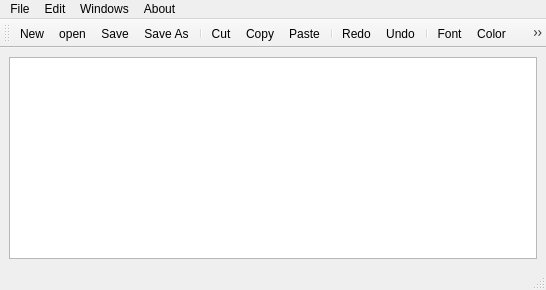
<?xml version="1.0" encoding="UTF-8"?>
<ui version="4.0">
 <class>MainWindow</class>
 <widget class="QMainWindow" name="MainWindow">
  <property name="geometry">
   <rect>
    <x>0</x>
    <y>0</y>
    <width>546</width>
    <height>290</height>
   </rect>
  </property>
  <property name="windowTitle">
   <string>MainWindow</string>
  </property>
  <widget class="QWidget" name="centralwidget">
   <layout class="QHBoxLayout" name="horizontalLayout">
    <item>
     <widget class="QTextEdit" name="textEdit"/>
    </item>
   </layout>
  </widget>
  <widget class="QMenuBar" name="menubar">
   <property name="geometry">
    <rect>
     <x>0</x>
     <y>0</y>
     <width>546</width>
     <height>21</height>
    </rect>
   </property>
   <widget class="QMenu" name="menuFile">
    <property name="title">
     <string>File</string>
    </property>
    <addaction name="separator"/>
    <addaction name="separator"/>
    <addaction name="actionNew"/>
    <addaction name="actionopen"/>
    <addaction name="actionSave"/>
    <addaction name="actionSave_As"/>
    <addaction name="separator"/>
    <addaction name="actionPrint"/>
   </widget>
   <widget class="QMenu" name="menuEdit">
    <property name="title">
     <string>Edit</string>
    </property>
    <addaction name="actionCut"/>
    <addaction name="actionCopy"/>
    <addaction name="separator"/>
    <addaction name="separator"/>
    <addaction name="actionREdo"/>
    <addaction name="separator"/>
    <addaction name="actionUndo"/>
    <addaction name="actionPaste"/>
    <addaction name="separator"/>
    <addaction name="actionFont"/>
    <addaction name="actionColor"/>
    <addaction name="actionAdd_Background_Color"/>
    <addaction name="actionBackGround_Color_Text"/>
    <addaction name="actionClear_Text"/>
   </widget>
   <widget class="QMenu" name="menuAbout">
    <property name="title">
     <string>About</string>
    </property>
    <addaction name="actionAbout_Notepad"/>
   </widget>
   <widget class="QMenu" name="menunew_Window">
    <property name="title">
     <string>Windows</string>
    </property>
    <addaction name="actionnext"/>
   </widget>
   <addaction name="menuFile"/>
   <addaction name="menuEdit"/>
   <addaction name="menunew_Window"/>
   <addaction name="menuAbout"/>
  </widget>
  <widget class="QStatusBar" name="statusbar"/>
  <widget class="QToolBar" name="toolBar">
   <property name="windowTitle">
    <string>toolBar</string>
   </property>
   <attribute name="toolBarArea">
    <enum>TopToolBarArea</enum>
   </attribute>
   <attribute name="toolBarBreak">
    <bool>false</bool>
   </attribute>
   <addaction name="actionNew"/>
   <addaction name="actionopen"/>
   <addaction name="actionSave"/>
   <addaction name="actionSave_As"/>
   <addaction name="separator"/>
   <addaction name="actionCut"/>
   <addaction name="actionCopy"/>
   <addaction name="actionPaste"/>
   <addaction name="separator"/>
   <addaction name="actionREdo"/>
   <addaction name="actionUndo"/>
   <addaction name="separator"/>
   <addaction name="actionFont"/>
   <addaction name="actionColor"/>
   <addaction name="actionAdd_Background_Color"/>
   <addaction name="actionBackGround_Color_Text"/>
   <addaction name="actionPrint"/>
   <addaction name="separator"/>
   <addaction name="actionAbout_Notepad"/>
  </widget>
  <action name="actionNew">
   <property name="icon">
    <iconset resource="resources.qrc">
     <normaloff>:/images/icon/qt images/new file.jpeg</normaloff>:/images/icon/qt images/new file.jpeg</iconset>
   </property>
   <property name="text">
    <string>New</string>
   </property>
  </action>
  <action name="actionopen">
   <property name="icon">
    <iconset resource="resources.qrc">
     <normaloff>:/images/icon/qt images/open.jpeg</normaloff>:/images/icon/qt images/open.jpeg</iconset>
   </property>
   <property name="text">
    <string>open</string>
   </property>
  </action>
  <action name="actionSave">
   <property name="icon">
    <iconset resource="resources.qrc">
     <normaloff>:/images/icon/qt images/save icon.jpeg</normaloff>:/images/icon/qt images/save icon.jpeg</iconset>
   </property>
   <property name="text">
    <string>Save</string>
   </property>
  </action>
  <action name="actionSave_As">
   <property name="icon">
    <iconset resource="resources.qrc">
     <normaloff>:/images/icon/qt images/save as.png</normaloff>:/images/icon/qt images/save as.png</iconset>
   </property>
   <property name="text">
    <string>Save As</string>
   </property>
  </action>
  <action name="actionCut">
   <property name="icon">
    <iconset resource="resources.qrc">
     <normaloff>:/images/icon/qt images/cut.jpeg</normaloff>:/images/icon/qt images/cut.jpeg</iconset>
   </property>
   <property name="text">
    <string>Cut</string>
   </property>
  </action>
  <action name="actionCopy">
   <property name="icon">
    <iconset resource="resources.qrc">
     <normaloff>:/images/icon/qt images/copy.jpeg</normaloff>:/images/icon/qt images/copy.jpeg</iconset>
   </property>
   <property name="text">
    <string>Copy</string>
   </property>
  </action>
  <action name="actionREdo">
   <property name="icon">
    <iconset resource="resources.qrc">
     <normaloff>:/images/icon/qt images/redo.jpeg</normaloff>:/images/icon/qt images/redo.jpeg</iconset>
   </property>
   <property name="text">
    <string>Redo</string>
   </property>
  </action>
  <action name="actionUndo">
   <property name="icon">
    <iconset resource="resources.qrc">
     <normaloff>:/images/icon/qt images/undo.jpeg</normaloff>:/images/icon/qt images/undo.jpeg</iconset>
   </property>
   <property name="text">
    <string>Undo</string>
   </property>
  </action>
  <action name="actionAbout_Notepad">
   <property name="icon">
    <iconset resource="resources.qrc">
     <normaloff>:/images/icon/qt images/about.jpeg</normaloff>:/images/icon/qt images/about.jpeg</iconset>
   </property>
   <property name="text">
    <string>About Notepad</string>
   </property>
  </action>
  <action name="actionPaste">
   <property name="icon">
    <iconset resource="resources.qrc">
     <normaloff>:/images/icon/qt images/edit.jpeg</normaloff>:/images/icon/qt images/edit.jpeg</iconset>
   </property>
   <property name="text">
    <string>Paste</string>
   </property>
  </action>
  <action name="actionFont">
   <property name="icon">
    <iconset resource="resources.qrc">
     <normaloff>:/images/icon/qt images/font.jpeg</normaloff>:/images/icon/qt images/font.jpeg</iconset>
   </property>
   <property name="text">
    <string>Font</string>
   </property>
  </action>
  <action name="actionColor">
   <property name="icon">
    <iconset resource="resources.qrc">
     <normaloff>:/images/icon/qt images/text color.jpeg</normaloff>:/images/icon/qt images/text color.jpeg</iconset>
   </property>
   <property name="text">
    <string>Color</string>
   </property>
  </action>
  <action name="actionAdd_Background_Color">
   <property name="icon">
    <iconset resource="resources.qrc">
     <normaloff>:/images/icon/qt images/highlight.jpeg</normaloff>:/images/icon/qt images/highlight.jpeg</iconset>
   </property>
   <property name="text">
    <string>Highlight text</string>
   </property>
  </action>
  <action name="actionBackGround_Color_Text">
   <property name="icon">
    <iconset resource="resources.qrc">
     <normaloff>:/images/icon/qt images/background color.jpeg</normaloff>:/images/icon/qt images/background color.jpeg</iconset>
   </property>
   <property name="text">
    <string>BackGround Color Text</string>
   </property>
  </action>
  <action name="actionPrint">
   <property name="icon">
    <iconset resource="resources.qrc">
     <normaloff>:/images/icon/qt images/download.jpeg</normaloff>:/images/icon/qt images/download.jpeg</iconset>
   </property>
   <property name="text">
    <string>Print</string>
   </property>
  </action>
  <action name="actionnext">
   <property name="text">
    <string>next</string>
   </property>
  </action>
  <action name="actionClear_Text">
   <property name="text">
    <string>Clear Text</string>
   </property>
  </action>
 </widget>
 <resources>
  <include location="resources.qrc"/>
 </resources>
 <connections/>
</ui>
